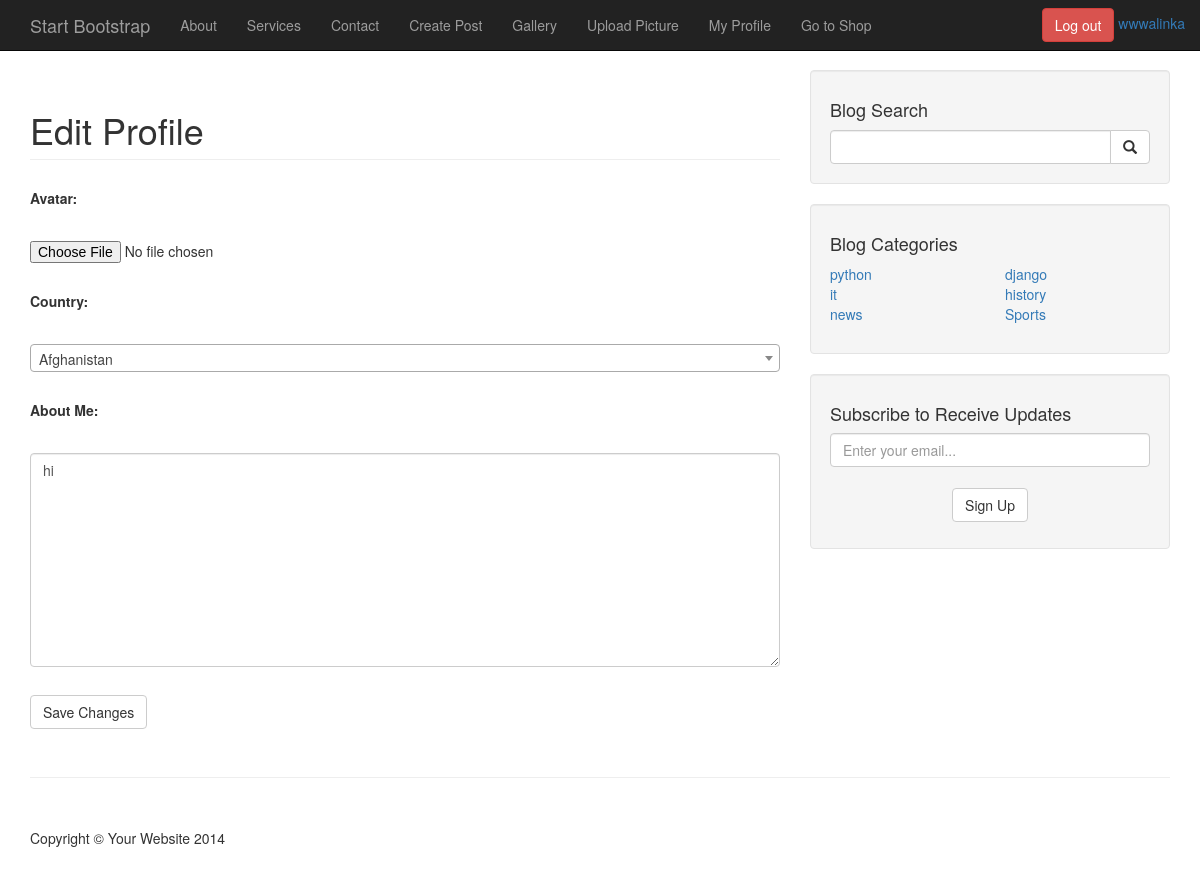
Screenshot of /edit_user_profile (signed in) with the database file from the repository.
### blog/models.py (models this page shows, shortened)
class UserProfile(models.Model):
    user = models.OneToOneField(User, on_delete=models.CASCADE, related_name='profile')
    avatar = models.ImageField(upload_to='photos', null=True, blank=True)
    country = models.CharField(max_length=50, verbose_name='Country')
    bio = models.TextField(verbose_name='About Me')
    class Meta:
        verbose_name = 'Profile'
        verbose_name_plural = 'Profiles'

class Category(models.Model):
    name = models.CharField(max_length=30, verbose_name='category_name')
    class Meta:
        verbose_name = 'Category'
        verbose_name_plural = 'Categories'

### blog/views.py (the view)
# urls.py: path('edit_user_profile', views.edit_user_profile, name='edit_user_profile'),
def edit_user_profile(request):
     profile = get_object_or_404(UserProfile, user=request.user)
     if request.method == 'POST':
          create_profile_form = ProfileForm(request.POST, request.FILES, instance=profile)
          if create_profile_form.is_valid():
               profile.save()
               return redirect('user_profile', profile.user.username)
     create_profile_form = ProfileForm(instance=profile)
     sign_up_form = SignUpForm()
     context = {'sign_up_form': sign_up_form, 'create_profile_form': create_profile_form}
     context.update(get_category())
     return render(request, 'registration/edit_user_profile.html', context)

### blog/forms.py
class SignUpForm(forms.ModelForm):
    class Meta:
        model = Subscriber
        fields = ['email']
        widgets = {
            'email': forms.EmailInput(attrs={
            'class': 'form-control',
            'placeholder': 'Enter your email...',
            })
        }

### blog/views.py (called while the page is built)
def get_category():
     cats = Category.objects.all()
     half = cats.count() // 2
     first_half = cats[:half]
     second_half = cats[half:]
     return {'cats1': first_half, 'cats2': second_half}

### cart/context_processors.py (called while the page is built)
def cart(request):
    return {'Cart': Cart(request)}

### templates/registration/edit_user_profile.html (shortened to what this page needs)
{% extends "blog/base.html" %}
{% block css_links %}
{% load static %}
<link rel="stylesheet" href="{% static "blog/css/blog-create.css" %}">
{% endblock css_links %}
{% block content %}
<div class="content">
    <h1 class="page-header">Edit Profile</h1>
    <form action="{% url "edit_user_profile" %}" method='POST' enctype="multipart/form-data" style='margin-bottom: 2em' class='post-form'>
        {{create_profile_form}}
        <div class='btn-wrapper'>
            <button class='btn btn-default' type='submit'>Save Changes</button>
        </div>
    </form>
</div>
{% endblock content %}

### templates/blog/base.html (shortened to what this page needs)
<!DOCTYPE html>
<html lang="en">
<head>
    {% load static %}
    <link href="{% static 'blog/css/bootstrap.min.css' %}" rel="stylesheet">
    <link href="https://cdn.jsdelivr.net/npm/select2@4.1.0-rc.0/dist/css/select2.min.css" rel="stylesheet" />
    <link rel="stylesheet" href="https://cdn.jsdelivr.net/npm/bootstrap-icons@1.11.3/font/bootstrap-icons.min.css">
    <link href="{% static 'blog/css/blog-home.css' %}" rel="stylesheet">
    <link rel="stylesheet" href={% static 'blog/css/blog-home-custom.css' %}>
    {% block css_links %}
    {% endblock css_links %}
</head>
<body>
    <nav class="navbar navbar-inverse navbar-fixed-top" role="navigation">
        <div class="container">
            <div class="navbar-header">
                <a class="navbar-brand" href="{% url "index" %}">Start Bootstrap</a>
            </div>
            <div class="collapse navbar-collapse" id="bs-example-navbar-collapse-1">
                <ul class="nav navbar-nav">
                    <li>
                        <a href="{% url "about" %}">About</a>
                    </li>
                    <li>
                        <a href="{% url "services" %}">Services</a>
                    </li>
                    <li>
                        <a href="{% url "contact" %}">Contact</a>
                    </li>
                    {% if user.is_authenticated and user.profile.id %}
                    <li>
                        <a href="{% url "postform" %}">Create Post</a>
                    </li>
                    {% endif %}
                    <li>
                        <a href="{% url "gallery" %}">Gallery</a>
                    </li>
                    <li>
                        <a href="{% url "uploads" %}">Upload Picture</a>
                    </li>
                    {% if user.is_authenticated %}
                        {% if user.profile.id %}
                        <li>
                            <a href="{% url "user_profile" user.username %}">My Profile</a>
                        </li>
                        {% else %}
                        <li>
                            <a href="{% url "create_profile" %}">Create Profile</a>
                        </li>
                        {% endif %}
                    {% endif %}
                    <li>
                        <a href="{% url 'shop:product_list' %}">Go to Shop</a>
                    </li>
                </ul>
                {% include "blog/toggle_login.html" %}
            </div>
        </div>
    </nav>
    <div class="container">
        <div class="row">
            <div class="col-md-8">
                {% block content%}
                {% endblock %}
            </div>
            <div class="col-md-4">
                <div class="well">
                    <h4>Blog Search</h4>
                    <form class="input-group" method='GET' action="{% url 'search' %}">
                        <input type="search" name='query' class="form-control">
                        <span class="input-group-btn">
                            <button class="btn btn-default" type="submit">
                                <span class="glyphicon glyphicon-search"></span>
                            </button>
                        </span>
                    </form>
                </div>
                <div class="well">
                    <h4>Blog Categories</h4>
                    <div class="row">
                        <div class="col-lg-6">
                            <ul class="list-unstyled">
                                {% for category in cats1 %}
                                <li><a href="{% url 'category' category.name %}">{{category.name}}</a></li>
                                {% endfor %}
                            </ul>
                        </div>
                        <div class="col-lg-6">
                            <ul class="list-unstyled">
                                {% for category in cats2 %}
                                <li><a href="{% url 'category' category.name %}">{{category.name}}</a></li>
                                {% endfor %}
                            </ul>
                        </div>
                    </div>
                </div>
                <div class="well subscribe">
                    <h4>Subscribe to Receive Updates</h4>
                    <form method='POST' class='sign_up_form'>
                       {{ sign_up_form.email }}
                       <div class="btn">
                           <button type="submit" class="btn btn-default">Sign Up</button>
                       </div>
                    </form>
                </div>
            </div>
        </div>
        <hr>
        <footer>
            <div class="row">
                <div class="col-lg-12">
                    <p>Copyright &copy; Your Website 2014</p>
                </div>
            </div>
        </footer>
    </div>
</body>
</html>

### templates/blog/toggle_login.html (shortened to what this page needs)
{% if user.is_authenticated %}
    <div class="navbar-form navbar-right">
        <ul class='nav navbar-nav navbar-right'>
            <a href="{% url "blog_logout" %}" class='btn btn-danger'>Log out</a>
            <a href="{% url "profile" %}">{{user}}</a>
        </ul>
    </div>
{% endif %}

### static/blog/css/blog-home.css (style rules this page uses)
body { padding-top: 70px; }
footer { margin: 50px 0; }

### static/blog/css/blog-home-custom.css (style rules this page uses)
.sign_up_form { display: flex; flex-direction: column; align-items: center; justify-content: center; gap: 1em; }

### static/blog/css/blog-create.css (style rules this page uses)
.post-form { display: flex; flex-direction: column; gap: 2em; margin: 2em 0; }

### rows the page displays
UserProfile: bio "hi"
Category: name "python"
Category: name "it"
Category: name "news"
Category: name "django"
Category: name "history"
Category: name "Sports"

### other values shown
{{ user }} "wwwalinka"
